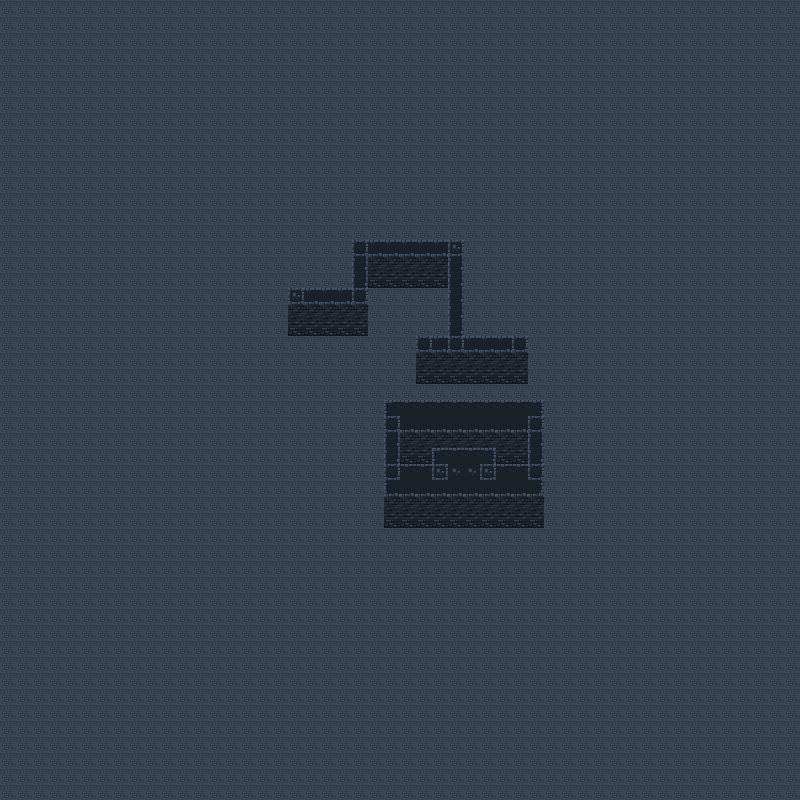

Rendered tile map (Tiled .tmx) drawn with the repository's tilesets; below, a short description and the map source with its tile grids summarised:
An orthogonal 50x50 tile map with 16x16 px tiles, 3 tile layers (floor, wall, roof) and 20 objects (7x breakablespawn, 6x arrowhit, 5x wall, playerspawn).

<map version="1.0" orientation="orthogonal" renderorder="right-down" width="50" height="50" tilewidth="16" tileheight="16" backgroundcolor="#323232" nextobjectid="47">
 <tileset firstgid="1" name="map_1_tile_1" tilewidth="16" tileheight="16" tilecount="30" columns="5">
  <image source="map_1_tile_1.png" width="80" height="96" />
 </tileset>
 <layer name="floor" width="50" height="50">
  <data>[2500 cells, 2500 non-empty, 1 distinct tile ids]</data>
 </layer>
 <layer name="wall" width="50" height="50">
  <data>[2500 cells, 70 non-empty, 2 distinct tile ids]</data>
 </layer>
 <layer name="roof" width="50" height="50">
  <data>[2500 cells, 74 non-empty, 11 distinct tile ids]</data>
 </layer>
 <objectgroup name="collision">
  <object id="15" type="wall" x="288" y="288" width="80" height="48" />
  <object id="16" type="wall" x="352" y="240" width="112" height="48" />
  <object id="17" type="wall" x="416" y="336" width="112" height="48" />
  <object id="18" type="wall" x="448" y="288" width="16" height="48" />
  <object id="23" type="wall" x="384" y="400" width="160" height="128" />
 </objectgroup>
 <objectgroup name="arrowCollison">
  <object id="25" type="arrowhit" x="288" y="288" width="80" height="32" />
  <object id="27" x="352" y="304" width="16" />
  <object id="28" type="arrowhit" x="352" y="256" width="16" height="48" />
  <object id="29" type="arrowhit" x="352" y="240" width="112" height="32" />
  <object id="31" type="arrowhit" x="448" y="256" width="16" height="112" />
  <object id="33" type="arrowhit" x="416" y="336" width="112" height="32" />
  <object id="34" type="arrowhit" x="384" y="400" width="160" height="112" />
 </objectgroup>
 <objectgroup name="entityspawnpoints" offsetx="32" offsety="0">
  <object id="36" name="PlayerSpawn" type="playerspawn" x="304" y="384" width="16" height="16">
   <properties>
    <property name="hotspotX" type="float" value="8" />
    <property name="hotspotY" type="float" value="8" />
   </properties>
   <ellipse />
  </object>
  <object id="40" name="BoxSpawn" type="breakablespawn" x="352" y="304" width="16" height="16">
   <properties>
    <property name="chance" type="float" value="1" />
    <property name="hotspotX" type="float" value="8" />
    <property name="hotspotY" type="float" value="8" />
    <property name="itempool" value="pot:woodencrate" />
   </properties>
   <ellipse />
  </object>
  <object id="41" name="BoxSpawn" type="breakablespawn" x="384" y="304" width="16" height="16">
   <properties>
    <property name="chance" type="float" value="1" />
    <property name="hotspotX" type="float" value="8" />
    <property name="hotspotY" type="float" value="8" />
    <property name="itempool" value="pot:woodencrate" />
   </properties>
   <ellipse />
  </object>
  <object id="42" name="BoxSpawn" type="breakablespawn" x="224" y="352" width="16" height="16">
   <properties>
    <property name="chance" type="float" value="1" />
    <property name="hotspotX" type="float" value="8" />
    <property name="hotspotY" type="float" value="8" />
    <property name="itempool" value="pot:woodencrate" />
   </properties>
   <ellipse />
  </object>
  <object id="43" name="BoxSpawn" type="breakablespawn" x="224" y="384" width="16" height="16">
   <properties>
    <property name="chance" type="float" value="1" />
    <property name="hotspotX" type="float" value="8" />
    <property name="hotspotY" type="float" value="8" />
    <property name="itempool" value="pot:woodencrate" />
   </properties>
   <ellipse />
  </object>
  <object id="44" name="BoxSpawn" type="breakablespawn" x="224" y="416" width="16" height="16">
   <properties>
    <property name="chance" type="float" value="1" />
    <property name="hotspotX" type="float" value="8" />
    <property name="hotspotY" type="float" value="8" />
    <property name="itempool" value="pot:woodencrate" />
   </properties>
   <ellipse />
  </object>
  <object id="45" name="BoxSpawn" type="breakablespawn" x="224" y="448" width="16" height="16">
   <properties>
    <property name="chance" type="float" value="1" />
    <property name="hotspotX" type="float" value="8" />
    <property name="hotspotY" type="float" value="8" />
    <property name="itempool" value="pot:woodencrate" />
   </properties>
   <ellipse />
  </object>
  <object id="46" name="BoxSpawn" type="breakablespawn" x="224" y="480" width="16" height="16">
   <properties>
    <property name="chance" type="float" value="1" />
    <property name="hotspotX" type="float" value="8" />
    <property name="hotspotY" type="float" value="8" />
    <property name="itempool" value="pot:woodencrate" />
   </properties>
   <ellipse />
  </object>
 </objectgroup>
</map>